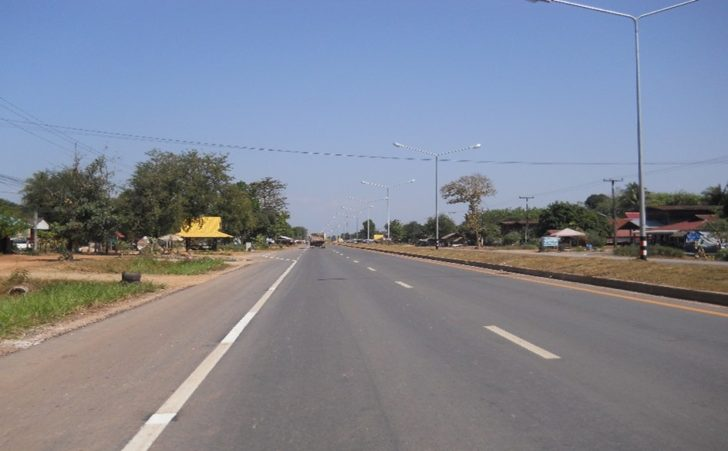
#> input picture TraditionalCV/datasets/road_1.jpg, 728 x 451 px, given in place of test2.mp4, which was not available
$ python RoadDetection_for_video.py
#> lines starting #> are read from the running program, lines starting #| are printed output that depends on the picture; after the words box and inside, x2 and y2 are one past the last pixel; in counts of white or black regions, pixels touching at a corner belong together; pictures that were not available may be replaced by others from this repository, and a replacement may not be noted
import cv2
import numpy as np
import matplotlib.pyplot as plt

def canny(image) :
    gray = cv2.cvtColor(image,cv2.COLOR_BGR2GRAY)
    blur = cv2.GaussianBlur(gray,(5,5),0)
    canny_image = cv2.Canny(blur,50,150)
    return canny_image

def region_of_interest(image) :
    h = image.shape[0]
    w = image.shape[1]
    polygons = np.array([[(20,h),(w-20,h),(w//2,h//2-50)]])
    mask = np.zeros_like(image)
    cv2.fillPoly(mask,polygons,255)
    mask_image = cv2.bitwise_and(image,mask)
    return mask_image

def display_lines(image,lines):
    line_image = np.zeros_like(image)
    if lines is not None :
        for line in lines:
            x1,y1,x2,y2 = line.reshape(4)
            cv2.line(line_image,(x1,y1),(x2,y2),(255,0,0),10)
    return line_image

def make_coor(image,line_params) :
    if line_params.shape == () :
        return np.array([-1,-1,-1,-1])
    slope,intercept = line_params
    y1 = image.shape[0]
    y2 = int(y1*(3/5))
    x1 = int((y1 - intercept)/slope)
    x2 = int((y2 - intercept)/slope)
    return np.array([x1,y1,x2,y2])

def average_slope_intercept(image,lines) :
    left_fit = []
    right_fit = []
    for line in lines :
        x1,y1,x2,y2 = line.reshape(4)
        params = np.polyfit((x1,x2),(y1,y2),1)
        slope = params[0]
        intercept = params[1]
        if slope < 0 :
            left_fit.append((slope,intercept))
        else :
            right_fit.append((slope,intercept))
    left_fit_average = np.average(left_fit,axis=0)
    right_fit_average = np.average(right_fit,axis=0)
    left_line =  make_coor(image,left_fit_average)
    right_line = make_coor(image,right_fit_average)
    return np.array([left_line,right_line])

old_lines = np.zeros((2,4),dtype=int)
cap = cv2.VideoCapture("./datasets/test2.mp4")
while(cap.isOpened()):
    _, frame = cap.read()
#> frame is the input picture: shape (451, 728, 3); mean B, G, R 147.3, 133.2, 127.6
    if frame is None :
        break
    lane_image = frame
    canny_image = canny(lane_image)
#> in canny, `gray = cv2.cvtColor(image,cv2.COLOR_BGR2GRAY)`:
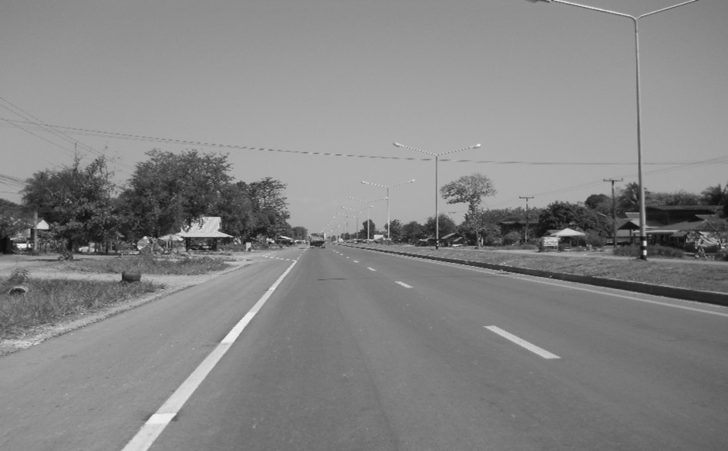
#> gray: shape (451, 728); min 7, max 251, mean 133.1
#> in canny, `canny_image = cv2.Canny(blur,50,150)`:
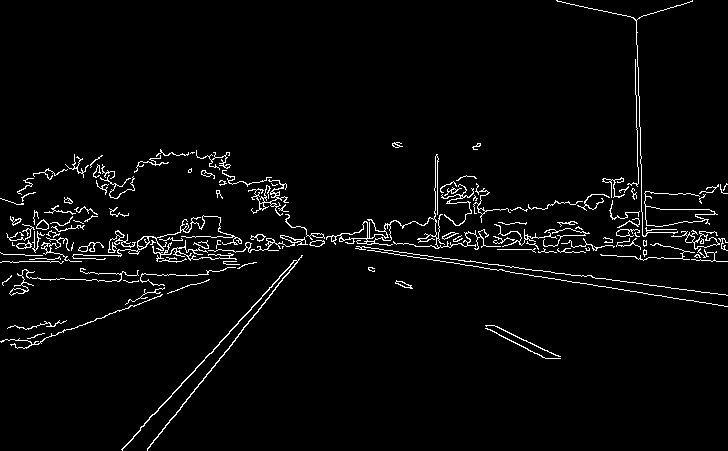
#> canny_image: shape (451, 728); 3.3% white in thin lines or dots
    res = region_of_interest(canny_image)
#> in region_of_interest, `cv2.fillPoly(mask,polygons,255)`:
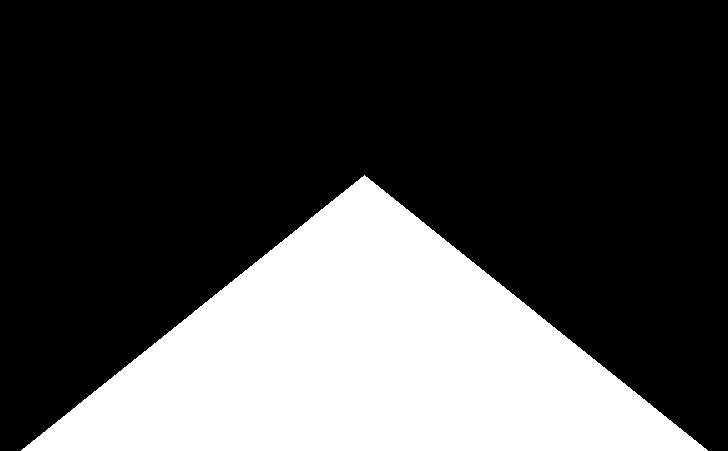
#> mask: shape (451, 728); 28.9% white; 1 white region, box (x1, y1, x2, y2) and area: (21, 175, 708, 451) 95012
#> in region_of_interest, `mask_image = cv2.bitwise_and(image,mask)`:
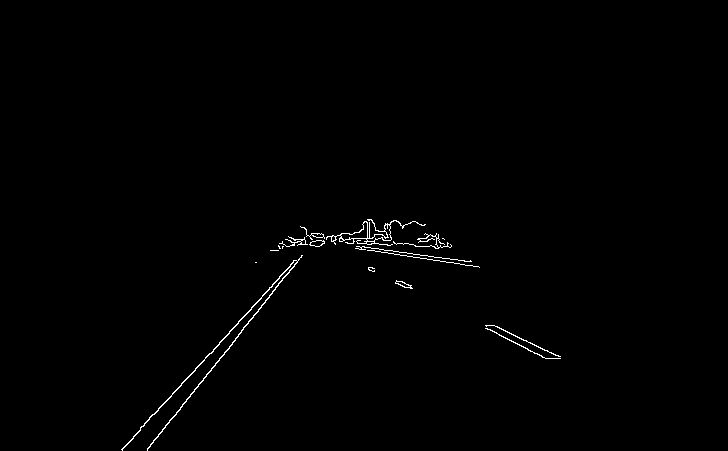
#> mask_image: shape (451, 728); 0.6% white in thin lines or dots, all inside (x1, y1, x2, y2) = (121, 219, 561, 451)
    thres = 100
    lines = cv2.HoughLinesP(res,2,np.pi/180,thres,np.array([]),minLineLength=40,maxLineGap=5)
#> lines = [[147, 449, 238, 336], [140, 428, 272, 286], [219, 359, 301, 255], [243, 316, 294, 260], [356, 246, 468, 261], [492, 325, 560, 356], [355, 248, 464, 264], [487, 328, 545, 358]]
    average_lines = average_slope_intercept(lane_image,lines)
#> the loop in average_slope_intercept, `for line in lines :` made 8 passes
#> (x1, y1, x2, y2, slope, intercept) on passes 1 to 8: (147, 449, 238, 336, -1.24, 631.5), (140, 428, 272, 286, -1.08, 578.6), (219, 359, 301, 255, -1.27, 636.8), (243, 316, 294, 260, -1.1, 582.8), (356, 246, 468, 261, 0.134, 198.3), (492, 325, 560, 356, 0.456, 100.7), (355, 248, 464, 264, 0.147, 195.9), (487, 328, 545, 358, 0.517, 76.1)
#> after the loop in average_slope_intercept, `for line in lines :`: left_fit = [(-1.24, 631.5), (-1.08, 578.6), (-1.27, 636.8), (-1.1, 582.8)]; right_fit = [(0.134, 198.3), (0.456, 100.7), (0.147, 195.9), (0.517, 76.1)]
#> in average_slope_intercept, `left_fit_average = np.average(left_fit,axis=0)`: left_fit_average = [-1.17, 607.4]
#> in average_slope_intercept, `right_fit_average = np.average(right_fit,axis=0)`: right_fit_average = [0.313, 142.8]
#> in make_coor, `slope,intercept = line_params`: slope = -1.17; intercept = 607.4
#> in make_coor, `x1 = int((y1 - intercept)/slope)`: x1 = 133
#> in make_coor, `x2 = int((y2 - intercept)/slope)`: x2 = 288
#> in average_slope_intercept, `left_line =  make_coor(image,left_fit_average)`: left_line = [133, 451, 288, 270]
#> in average_slope_intercept, `right_line = make_coor(image,right_fit_average)`: right_line = [983, 451, 405, 270]
#> average_lines = [[133, 451, 288, 270], [983, 451, 405, 270]]
    print(average_lines)
#| [[133 451 288 270]
#|  [983 451 405 270]]
    print()
    if sum(average_lines[0,:]) != -4 and sum(average_lines[1,:]) != -4 :
        old_lines = average_lines
#> old_lines = [[133, 451, 288, 270], [983, 451, 405, 270]]
    else :
        if sum(average_lines[0,:]) == -4 :
            average_lines[0,:] = old_lines[0,:]
        if sum(average_lines[1,:]) == -4 :
            average_lines[0,:] = old_lines[1,:]
    average_line_image = display_lines(lane_image,average_lines)
#> the loop in display_lines, `for line in lines:` made 2 passes
#> after the loop in display_lines, `for line in lines:`:
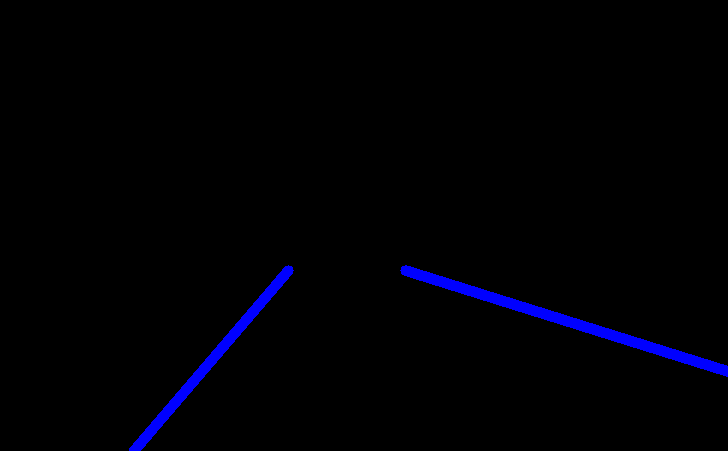
#> line_image: shape (451, 728, 3); mean of channels 0, 1, 2 4.8, 0, 0; drawn as B, G, R
    combine_average = cv2.addWeighted(lane_image, 0.8, average_line_image, 1, 1)
    all_point = []
    for i in range(average_lines.shape[0]) :
        x1,y1,x2,y2 = average_lines[i]
        combine_average = cv2.circle(combine_average, (x1,y1), 5, (0,0,255), -1)
        combine_average = cv2.circle(combine_average, (x2,y2), 5, (0,0,255), -1)
        if i==0 :
            all_point.append((x1,y1))
            all_point.append((x2,y2))
            cv2.putText(combine_average,"L("+str(x2)+","+str(y2)+")",(x2,y2), cv2.FONT_HERSHEY_SIMPLEX, 0.6,(255,255,255),2)
        else :
            all_point.append((x2,y2))
            all_point.append((x1,y1))
            cv2.putText(combine_average,"R("+str(x2)+","+str(y2)+")",(x2,y2), cv2.FONT_HERSHEY_SIMPLEX, 0.6,(255,255,255),2)
#> this loop made 2 passes
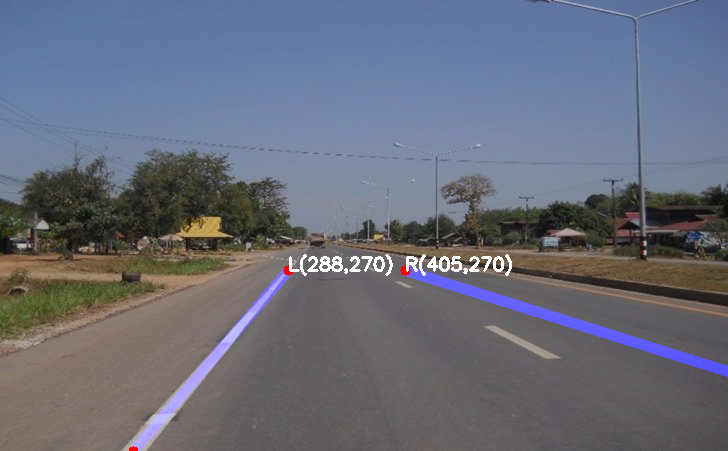
#> combine_average: shape (451, 728, 3); mean B, G, R 122, 108.3, 103.9
#> after the loop, all_point = [(133, 451), (288, 270), (405, 270), (983, 451)]
    cnt = np.array( all_point )
#> cnt = [[133, 451], [288, 270], [405, 270], [983, 451]]
    cv2.drawContours(combine_average, [cnt], 0, (0,255,0), -1)
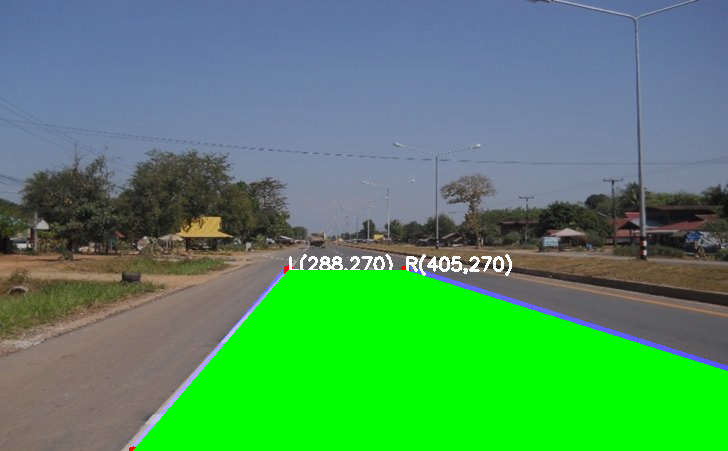
#> combine_average: shape (451, 728, 3); mean B, G, R 97.4, 145.4, 79.9
    cv2.imshow('Road tracking',combine_average)
    cv2.waitKey(1)

$ run again, on TraditionalCV/datasets/road_3.jpg
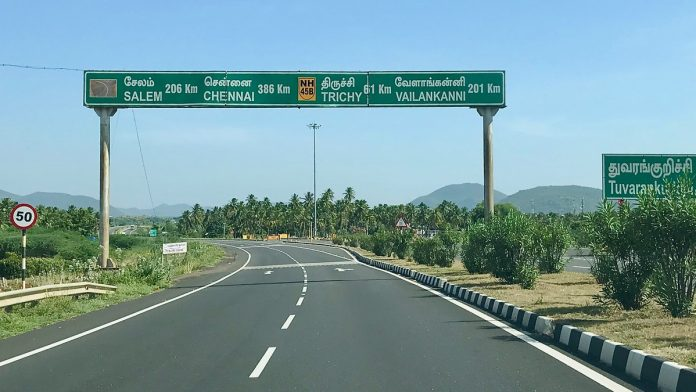
#> input picture TraditionalCV/datasets/road_3.jpg, 696 x 392 px, given in place of test2.mp4, which was not available
#> frame is the input picture: shape (392, 696, 3); mean B, G, R 156.4, 153.2, 119.3
#> canny_image: shape (392, 696); 8.1% white in thin lines or dots, all inside (x1, y1, x2, y2) = (0, 69, 696, 392)
#> mask: shape (392, 696); 29.6% white; 1 white region, box (x1, y1, x2, y2) and area: (21, 146, 676, 392) 80770
#> mask_image: shape (392, 696); 2.4% white in thin lines or dots, all inside (x1, y1, x2, y2) = (108, 170, 663, 392)
#> lines = 28 rows, first 6: [451, 301, 612, 390], [552, 349, 622, 385], [584, 360, 642, 390], [347, 261, 396, 276], [427, 278, 527, 325], [484, 303, 527, 324]
#> the loop in average_slope_intercept, `for line in lines :` made 28 passes
#> (x1, y1, x2, y2, slope, intercept) on passes 1 to 8: (451, 301, 612, 390, 0.553, 51.69), (552, 349, 622, 385, 0.514, 65.11), (584, 360, 642, 390, 0.517, 57.93), (347, 261, 396, 276, 0.306, 154.8), (427, 278, 527, 325, 0.47, 77.31), (484, 303, 527, 324, 0.488, 66.63), (427, 279, 518, 310, 0.341, 133.5), (401, 267, 486, 296, 0.341, 130.2)
#> after the loop in average_slope_intercept, `for line in lines :`: left_fit = [(-0.382, 363.7), (-0.0417, 295.2), (-0.387, 367.2), (-1.53e-15, 236), (-0.0536, 282.5), (-0.0513, 278.4), (-9.31e-16, 224), (-0.398, 365.7), (-0.0233, 272.2)]; right_fit = 19 items, first 6: (0.553, 51.69), (0.514, 65.11), (0.517, 57.93), (0.306, 154.8), (0.47, 77.31), (0.488, 66.63)
#> left_fit_average = [-0.148, 298.3]
#> right_fit_average = [0.434, 91.05]
#> in make_coor, `slope,intercept = line_params`: slope = -0.148; intercept = 298.3
#> in make_coor, `x1 = int((y1 - intercept)/slope)`: x1 = -630
#> in make_coor, `x2 = int((y2 - intercept)/slope)`: x2 = 426
#> left_line = [-630, 392, 426, 235]
#> right_line = [693, 392, 331, 235]
#> average_lines = [[-630, 392, 426, 235], [693, 392, 331, 235]]
#| [[-630  392  426  235]
#|  [ 693  392  331  235]]
#> the loop in display_lines, `for line in lines:` made 2 passes
#> the loop `for i in range(average_lines.shape[0]) :` made 2 passes
#> after the loop `for i in range(average_lines.shape[0]) :`:
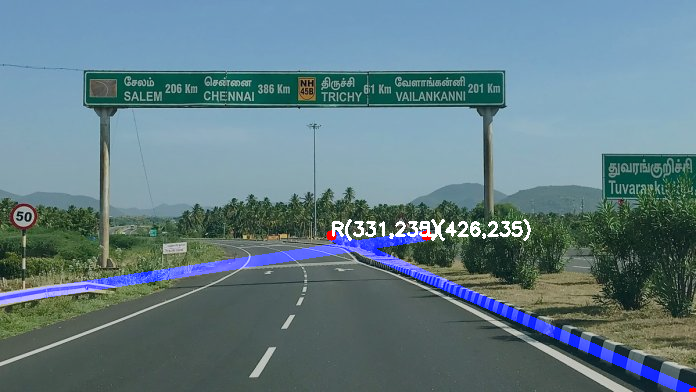
#> combine_average: shape (392, 696, 3); mean B, G, R 132.8, 124.5, 97.7
#> after the loop `for i in range(average_lines.shape[0]) :`: all_point = [(-630, 392), (426, 235), (331, 235), (693, 392)]
#> cnt = [[-630, 392], [426, 235], [331, 235], [693, 392]]
#> `cv2.drawContours(combine_average, [cnt], 0, (0,255,0), -1)`:
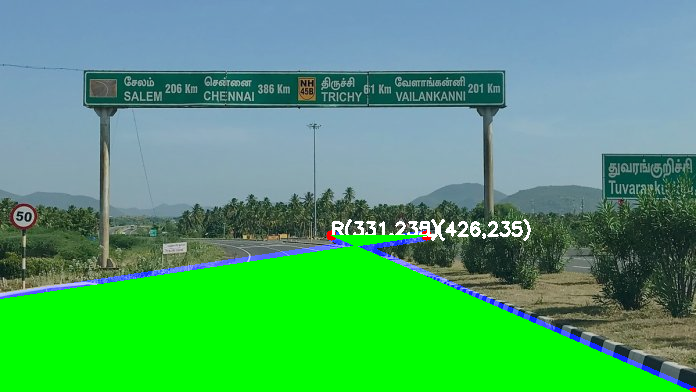
#> combine_average: shape (392, 696, 3); mean B, G, R 108.1, 164.6, 77.5
